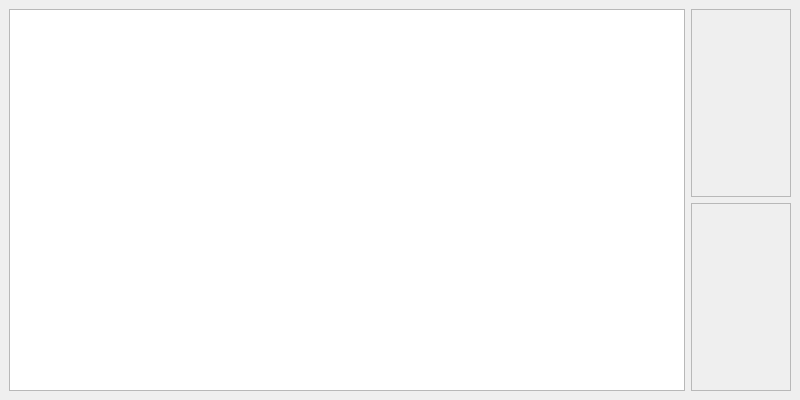
<?xml version="1.0" encoding="UTF-8"?>
<ui version="4.0">
 <class>MainWindow</class>
 <widget class="QMainWindow" name="MainWindow">
  <property name="geometry">
   <rect>
    <x>0</x>
    <y>0</y>
    <width>800</width>
    <height>400</height>
   </rect>
  </property>
  <property name="minimumSize">
   <size>
    <width>800</width>
    <height>400</height>
   </size>
  </property>
  <property name="windowTitle">
   <string>Todo List</string>
  </property>
  <property name="windowIcon">
   <iconset>
    <normaloff>../../Desktop/6194029.png</normaloff>../../Desktop/6194029.png</iconset>
  </property>
  <widget class="QWidget" name="centralwidget">
   <layout class="QGridLayout" name="gridLayout">
    <item row="0" column="0">
     <layout class="QHBoxLayout" name="horizontalLayout_4">
      <item>
       <widget class="QTableWidget" name="tableWidget">
        <property name="mouseTracking">
         <bool>false</bool>
        </property>
        <property name="focusPolicy">
         <enum>Qt::NoFocus</enum>
        </property>
        <property name="sizeAdjustPolicy">
         <enum>QAbstractScrollArea::AdjustToContents</enum>
        </property>
        <property name="editTriggers">
         <set>QAbstractItemView::NoEditTriggers</set>
        </property>
        <property name="dragDropOverwriteMode">
         <bool>true</bool>
        </property>
        <property name="gridStyle">
         <enum>Qt::DotLine</enum>
        </property>
       </widget>
      </item>
      <item>
       <layout class="QVBoxLayout" name="verticalLayout_5">
        <property name="sizeConstraint">
         <enum>QLayout::SetMaximumSize</enum>
        </property>
        <item>
         <widget class="QFrame" name="frame_2">
          <property name="minimumSize">
           <size>
            <width>100</width>
            <height>100</height>
           </size>
          </property>
          <property name="maximumSize">
           <size>
            <width>150</width>
            <height>200</height>
           </size>
          </property>
          <property name="tabletTracking">
           <bool>false</bool>
          </property>
          <property name="focusPolicy">
           <enum>Qt::StrongFocus</enum>
          </property>
          <property name="acceptDrops">
           <bool>false</bool>
          </property>
          <property name="autoFillBackground">
           <bool>false</bool>
          </property>
          <property name="frameShape">
           <enum>QFrame::StyledPanel</enum>
          </property>
          <property name="frameShadow">
           <enum>QFrame::Raised</enum>
          </property>
         </widget>
        </item>
        <item>
         <widget class="QFrame" name="frame">
          <property name="maximumSize">
           <size>
            <width>150</width>
            <height>200</height>
           </size>
          </property>
          <property name="frameShape">
           <enum>QFrame::StyledPanel</enum>
          </property>
          <property name="frameShadow">
           <enum>QFrame::Raised</enum>
          </property>
         </widget>
        </item>
       </layout>
      </item>
     </layout>
    </item>
   </layout>
  </widget>
  <widget class="QMenuBar" name="menubar">
   <property name="geometry">
    <rect>
     <x>0</x>
     <y>0</y>
     <width>800</width>
     <height>21</height>
    </rect>
   </property>
  </widget>
 </widget>
 <resources/>
 <connections/>
</ui>
